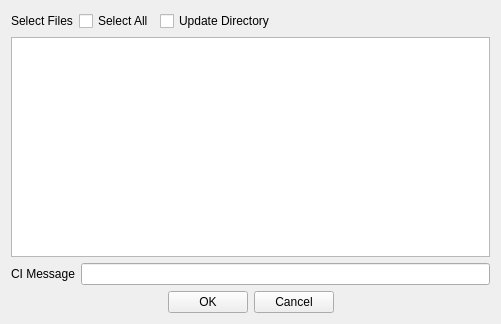
<?xml version="1.0" encoding="UTF-8"?>
<ui version="4.0">
 <class>GTASVNListAllWidget</class>
 <widget class="QWidget" name="GTASVNListAllWidget">
  <property name="geometry">
   <rect>
    <x>0</x>
    <y>0</y>
    <width>501</width>
    <height>324</height>
   </rect>
  </property>
  <property name="windowTitle">
   <string>Form</string>
  </property>
  <layout class="QGridLayout" name="gridLayout">
   <item row="8" column="0" colspan="2">
    <layout class="QHBoxLayout" name="horizontalLayout">
     <item>
      <spacer name="horizontalSpacer_2">
       <property name="orientation">
        <enum>Qt::Horizontal</enum>
       </property>
       <property name="sizeHint" stdset="0">
        <size>
         <width>40</width>
         <height>20</height>
        </size>
       </property>
      </spacer>
     </item>
     <item>
      <widget class="QPushButton" name="OkPb">
       <property name="text">
        <string>OK</string>
       </property>
      </widget>
     </item>
     <item>
      <widget class="QPushButton" name="CancelPb">
       <property name="text">
        <string>Cancel</string>
       </property>
      </widget>
     </item>
     <item>
      <spacer name="horizontalSpacer">
       <property name="orientation">
        <enum>Qt::Horizontal</enum>
       </property>
       <property name="sizeHint" stdset="0">
        <size>
         <width>40</width>
         <height>20</height>
        </size>
       </property>
      </spacer>
     </item>
    </layout>
   </item>
   <item row="0" column="0" colspan="2">
    <layout class="QHBoxLayout" name="horizontalLayout_2">
     <item>
      <widget class="QLabel" name="DescriptionLbl">
       <property name="sizePolicy">
        <sizepolicy hsizetype="Preferred" vsizetype="Fixed">
         <horstretch>0</horstretch>
         <verstretch>0</verstretch>
        </sizepolicy>
       </property>
       <property name="text">
        <string>Select Files</string>
       </property>
      </widget>
     </item>
     <item>
      <widget class="QCheckBox" name="SelectAllCB">
       <property name="text">
        <string>Select All</string>
       </property>
      </widget>
     </item>
     <item>
      <widget class="QCheckBox" name="UpdateDirCB">
       <property name="text">
        <string>Update Directory</string>
       </property>
      </widget>
     </item>
     <item>
      <spacer name="horizontalSpacer_3">
       <property name="orientation">
        <enum>Qt::Horizontal</enum>
       </property>
       <property name="sizeHint" stdset="0">
        <size>
         <width>40</width>
         <height>20</height>
        </size>
       </property>
      </spacer>
     </item>
    </layout>
   </item>
   <item row="4" column="0" colspan="2">
    <layout class="QGridLayout" name="gridLayout_2">
     <item row="1" column="0" colspan="2">
      <widget class="QTableWidget" name="SVNFileListTW">
       <property name="editTriggers">
        <set>QAbstractItemView::NoEditTriggers</set>
       </property>
       <property name="showDropIndicator" stdset="0">
        <bool>false</bool>
       </property>
       <property name="dragDropOverwriteMode">
        <bool>false</bool>
       </property>
       <property name="selectionMode">
        <enum>QAbstractItemView::SingleSelection</enum>
       </property>
       <property name="selectionBehavior">
        <enum>QAbstractItemView::SelectRows</enum>
       </property>
       <property name="sortingEnabled">
        <bool>true</bool>
       </property>
      </widget>
     </item>
     <item row="2" column="0">
      <widget class="QLabel" name="CommitMessagelabel">
       <property name="text">
        <string>CI Message</string>
       </property>
      </widget>
     </item>
     <item row="2" column="1">
      <widget class="QLineEdit" name="commitMessageLE"/>
     </item>
    </layout>
   </item>
  </layout>
 </widget>
 <resources/>
 <connections/>
</ui>
